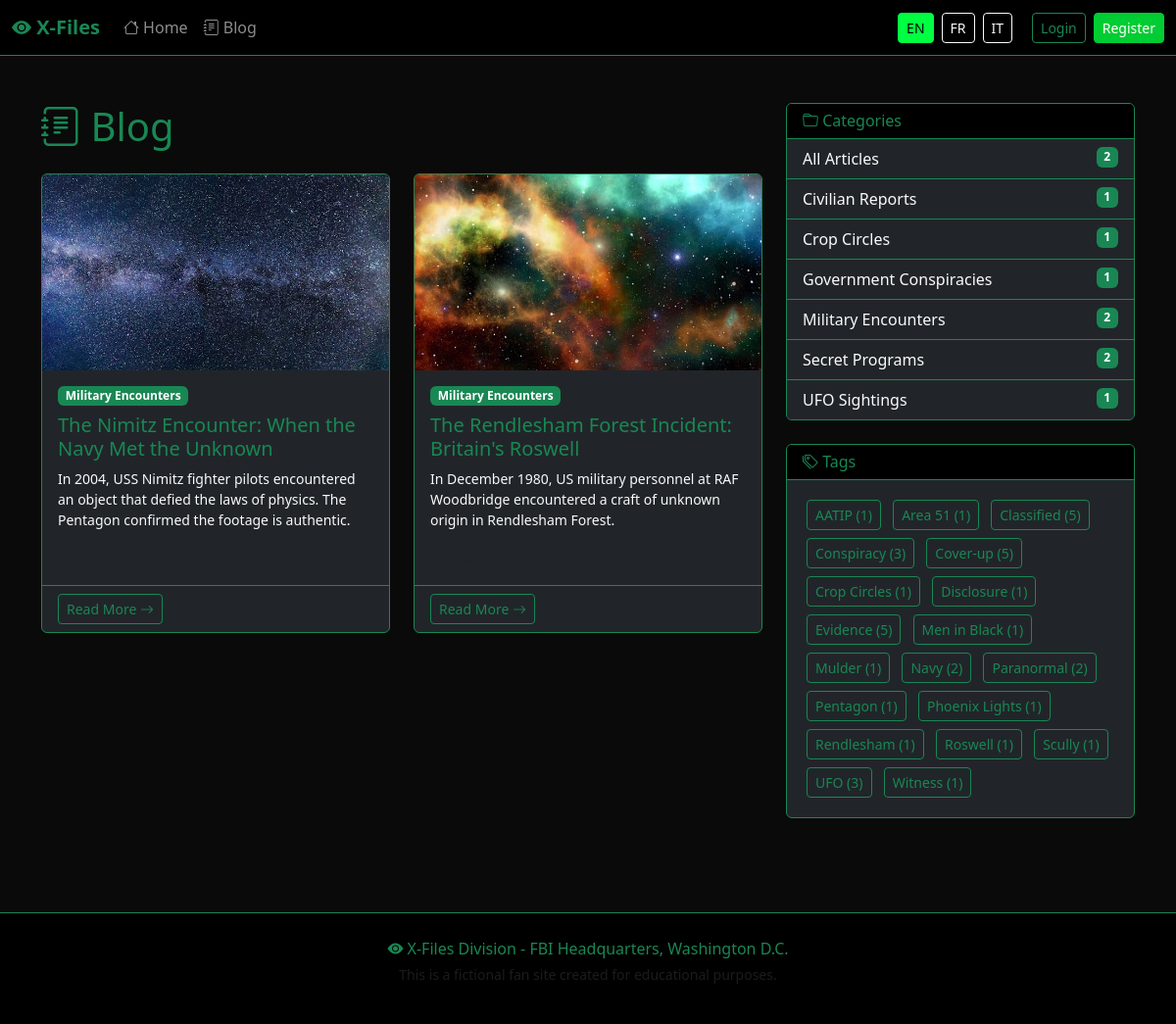
The page /blog.php?category=military-encounters on the database its author committed.
### tables this page shows
CREATE TABLE IF NOT EXISTS `articles` (
    `id` INT UNSIGNED NOT NULL AUTO_INCREMENT,
    `lang` VARCHAR(5) NOT NULL DEFAULT 'en',
    `translation_group` INT UNSIGNED NULL DEFAULT NULL,
    `title` VARCHAR(255) NOT NULL,
    `slug` VARCHAR(255) NOT NULL,
    `excerpt` TEXT NULL,
    `content` LONGTEXT NOT NULL,
    `featured_image` VARCHAR(500) NULL,
    `category_id` INT UNSIGNED NULL,
    `author_id` INT UNSIGNED NULL,
    `status` ENUM('draft', 'scheduled', 'published', 'archived') NOT NULL DEFAULT 'draft',
    `seo_title` VARCHAR(255) NULL,
    `meta_description` VARCHAR(320) NULL,
    `seo_slug` VARCHAR(255) NULL,
    `og_title` VARCHAR(255) NULL,
    `og_description` VARCHAR(320) NULL,
    `published_at` DATETIME NULL,
    `scheduled_at` DATETIME NULL,
    `created_at` DATETIME NOT NULL DEFAULT CURRENT_TIMESTAMP,
    `updated_at` DATETIME NOT NULL DEFAULT CURRENT_TIMESTAMP ON UPDATE CURRENT_TIMESTAMP,
    PRIMARY KEY (`id`),
    UNIQUE KEY `uk_article_slug_lang` (`slug`, `lang`),
    KEY `idx_article_status` (`status`),
    KEY `idx_article_lang` (`lang`),
    KEY `idx_article_translation` (`translation_group`),
    KEY `idx_article_category` (`category_id`),
    KEY `idx_article_author` (`author_id`),
    KEY `idx_article_published` (`published_at`),
    KEY `idx_article_scheduled` (`scheduled_at`),
    CONSTRAINT `fk_article_category` FOREIGN KEY (`category_id`)
        REFERENCES `categories` (`id`) ON DELETE SET NULL ON UPDATE CASCADE,
    CONSTRAINT `fk_article_author` FOREIGN KEY (`author_id`)
        REFERENCES `users` (`id`) ON DELETE SET NULL ON UPDATE CASCADE
);

CREATE TABLE IF NOT EXISTS `categories` (
    `id` INT UNSIGNED NOT NULL AUTO_INCREMENT,
    `parent_id` INT UNSIGNED NULL DEFAULT NULL,
    `name` VARCHAR(100) NOT NULL,
    `slug` VARCHAR(100) NOT NULL,
    `description` VARCHAR(500) NULL,
    `created_at` DATETIME NOT NULL DEFAULT CURRENT_TIMESTAMP,
    PRIMARY KEY (`id`),
    UNIQUE KEY `uk_cat_slug` (`slug`),
    KEY `idx_cat_parent` (`parent_id`),
    CONSTRAINT `fk_cat_parent` FOREIGN KEY (`parent_id`)
        REFERENCES `categories` (`id`) ON DELETE SET NULL ON UPDATE CASCADE
);

CREATE TABLE IF NOT EXISTS `tags` (
    `id` INT UNSIGNED NOT NULL AUTO_INCREMENT,
    `name` VARCHAR(50) NOT NULL,
    `slug` VARCHAR(50) NOT NULL,
    `created_at` DATETIME NOT NULL DEFAULT CURRENT_TIMESTAMP,
    PRIMARY KEY (`id`),
    UNIQUE KEY `uk_tag_slug` (`slug`)
);

### blog.php (the view, shortened to what this page needs)
<?php
require_once __DIR__ . '/includes/header.php';
$db = getDatabase();
$lang = getCurrentLang();
$page = max(1, (int)($_GET['page'] ?? 1));
$perPage = 6;
$offset = ($page - 1) * $perPage;
$where = 'WHERE a.status = :status AND a.lang = :lang';
$params = ['status' => 'published', 'lang' => $lang];
if (!empty($_GET['category'])) {
    $where .= ' AND c.slug = :cat_slug';
    $params['cat_slug'] = $_GET['category'];
}
$countSql = "SELECT COUNT(*) FROM articles a LEFT JOIN categories c ON a.category_id = c.id {$where}";
$stmt = $db->prepare($countSql);
$stmt->execute($params);
$total = (int)$stmt->fetchColumn();
$sql = "SELECT a.*, c.name AS category_name, c.slug AS category_slug, u.full_name AS author_name
        FROM articles a
        LEFT JOIN categories c ON a.category_id = c.id
        LEFT JOIN users u ON a.author_id = u.id
        {$where}
        ORDER BY a.published_at DESC
        LIMIT {$perPage} OFFSET {$offset}";
$stmt = $db->prepare($sql);
$stmt->execute($params);
$articles = $stmt->fetchAll();
$cats = $db->query("SELECT c.*, COUNT(a.id) AS cnt FROM categories c LEFT JOIN articles a ON a.category_id = c.id AND a.status = 'published' AND a.lang = '{$lang}' GROUP BY c.id ORDER BY c.name")->fetchAll();
$tags = $db->query("SELECT t.*, COUNT(at.article_id) AS cnt FROM tags t LEFT JOIN article_tags at ON at.tag_id = t.id LEFT JOIN articles a ON at.article_id = a.id AND a.status = 'published' AND a.lang = '{$lang}' GROUP BY t.id HAVING cnt > 0 ORDER BY t.name")->fetchAll();
?>
<div class="container py-5">
    <div class="row">
        <div class="col-lg-8">
            <h1 class="text-success mb-4"><i class="bi bi-journal-text"></i> <?= t('blog') ?></h1>
            <div class="row g-4">
            <?php foreach ($articles as $article): ?>
                <div class="col-md-6">
                    <div class="card bg-dark text-light border-success h-100 xfiles-card">
                        <?php if ($article['featured_image']): ?>
                            <img src="<?= featuredImageUrl($article['featured_image']) ?>" class="card-img-top" alt="<?= escape($article['title']) ?>" style="height: 200px; object-fit: cover;">
                        <?php endif; ?>
                        <div class="card-body d-flex flex-column">
                            <?php if ($article['category_name']): ?>
                                <a href="<?= APP_URL ?>/blog.php?category=<?= urlencode($article['category_slug']) ?>" class="badge bg-success text-decoration-none mb-2 align-self-start"><?= escape($article['category_name']) ?></a>
                            <?php endif; ?>
                            <h5 class="card-title text-success">
                                <a href="<?= APP_URL ?>/article.php?slug=<?= urlencode($article['slug']) ?>&lang=<?= $lang ?>" class="text-success text-decoration-none"><?= escape($article['title']) ?></a>
                            </h5>
                            <p class="card-text small flex-grow-1"><?= escape($article['excerpt'] ?? '') ?></p>
                            <div class="mt-auto">
                                <small class="text-muted">
                                </small>
                            </div>
                        </div>
                        <div class="card-footer border-success">
                            <a href="<?= APP_URL ?>/article.php?slug=<?= urlencode($article['slug']) ?>&lang=<?= $lang ?>" class="btn btn-outline-success btn-sm"><?= t('read_more') ?> <i class="bi bi-arrow-right"></i></a>
                        </div>
                    </div>
                </div>
            <?php endforeach; ?>
            </div>
        </div>
        <div class="col-lg-4">
            <div class="card bg-dark text-light border-success mb-4">
                <div class="card-header bg-black border-success"><h6 class="mb-0 text-success"><i class="bi bi-folder"></i> <?= t('categories') ?></h6></div>
                <ul class="list-group list-group-flush">
                    <li class="list-group-item bg-dark border-success">
                        <a href="<?= APP_URL ?>/blog.php?lang=<?= $lang ?>" class="text-light text-decoration-none"><?= t('all_articles') ?> <span class="badge bg-success float-end"><?= $total ?></span></a>
                    </li>
                    <?php foreach ($cats as $cat): ?>
                    <?php if ($cat['cnt'] > 0): ?>
                    <li class="list-group-item bg-dark border-success">
                        <a href="<?= APP_URL ?>/blog.php?category=<?= urlencode($cat['slug']) ?>&lang=<?= $lang ?>" class="text-light text-decoration-none">
                            <?= escape($cat['name']) ?> <span class="badge bg-success float-end"><?= $cat['cnt'] ?></span>
                        </a>
                    </li>
                    <?php endif; ?>
                    <?php endforeach; ?>
                </ul>
            </div>
            <div class="card bg-dark text-light border-success">
                <div class="card-header bg-black border-success"><h6 class="mb-0 text-success"><i class="bi bi-tags"></i> <?= t('tags') ?></h6></div>
                <div class="card-body">
                    <?php foreach ($tags as $tag): ?>
                        <a href="<?= APP_URL ?>/blog.php?tag=<?= urlencode($tag['slug']) ?>&lang=<?= $lang ?>" class="btn btn-sm btn-outline-success m-1"><?= escape($tag['name']) ?> (<?= $tag['cnt'] ?>)</a>
                    <?php endforeach; ?>
                </div>
            </div>
        </div>
    </div>
</div>
<?php require_once __DIR__ . '/includes/footer.php'; ?>

### assets/css/style.css (style rules this page uses)
:root { --xf-green: #00ff41; --xf-dark-green: #00cc33; --xf-black: #0a0a0a; --xf-dark: #111111; --xf-warning: #ffc107; }
body.xfiles-body { background-color: var(--xf-black); color: #e0e0e0; font-family: 'Segoe UI', Tahoma, Geneva, Verdana, sans-serif; min-height: 100vh; }
.xfiles-card { transition: transform 0.3s ease, box-shadow 0.3s ease; }

### rows shown on the page
articles: featured_image (picture), category.name "Military Encounters", title "The Nimitz Encounter: When the Navy Met the Unknown", excerpt "In 2004, USS Nimitz fighter pilots encountered an object that defied the laws of physics. The Pentagon confirmed the footage is authentic."
articles: featured_image (picture), category.name "Military Encounters", title "The Rendlesham Forest Incident: Britain's Roswell", excerpt "In December 1980, US military personnel at RAF Woodbridge encountered a craft of unknown origin in Rendlesham Forest."
categories: name "Civilian Reports", cnt "1"
categories: name "Crop Circles", cnt "1"
categories: name "Government Conspiracies", cnt "1"
categories: name "Military Encounters", cnt "2"
categories: name "Secret Programs", cnt "2"
categories: name "UFO Sightings", cnt "1"
tags: name "AATIP", cnt "1"
tags: name "Area 51", cnt "1"
tags: name "Classified", cnt "5"
tags: name "Conspiracy", cnt "3"
tags: name "Cover-up", cnt "5"
tags: name "Crop Circles", cnt "1"
tags: name "Disclosure", cnt "1"
tags: name "Evidence", cnt "5"
tags: name "Men in Black", cnt "1"
tags: name "Mulder", cnt "1"
tags: name "Navy", cnt "2"
tags: name "Paranormal", cnt "2"
tags: name "Pentagon", cnt "1"
tags: name "Phoenix Lights", cnt "1"
tags: name "Rendlesham", cnt "1"
tags: name "Roswell", cnt "1"
tags: name "Scully", cnt "1"
tags: name "UFO", cnt "3"
tags: name "Witness", cnt "1"

### other values the page prints
t('site_name') "X-Files"
t('home') "Home"
t('blog') "Blog"
$label "EN"
$label "FR"
$label "IT"
t('login') "Login"
t('register') "Register"
t('categories') "Categories"
t('all_articles') "All Articles"
$total "2"
t('tags') "Tags"
t('footer_text') "X-Files Division - FBI Headquarters, Washington D.C."
t('footer_disclaimer') "This is a fictional fan site created for educational purposes."
